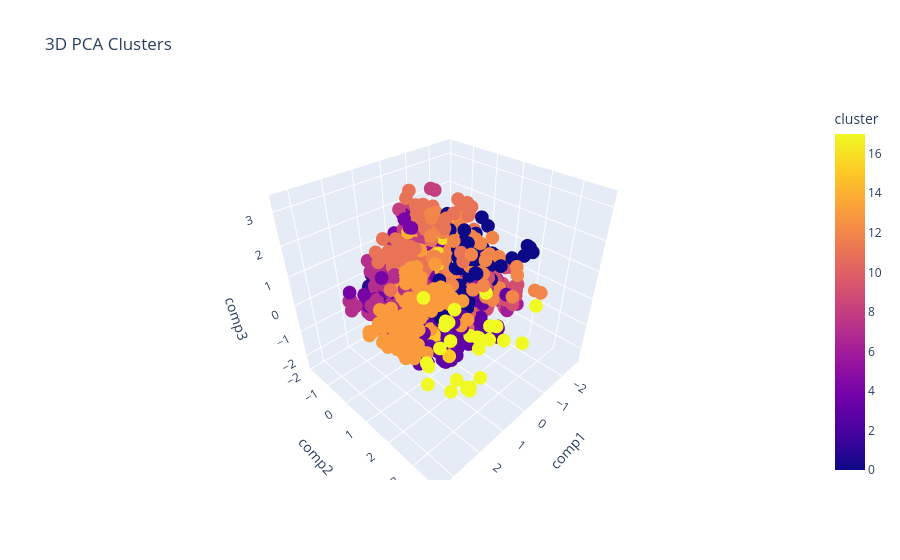

Write notebook code for a chart like this one.
### Code cell
# Final Clustering
km_final = KMeans(n_clusters=14, n_init=10, random_state=0)
clusters = km_final.fit_predict(reduced)
df_no_out['cluster']=clusters
df_no_out.to_excel("./aq.xlsx")

# Evaluation
print(f"Davies-Bouldin Score: {davies_bouldin_score(reduced, clusters):.3f}")
print(f"Calinski-Harabasz Score: {calinski_harabasz_score(reduced, clusters):.3f}")
print(f"Silhouette Score: {silhouette_score(reduced, clusters):.3f}")

# PCA for Visualization
pca = prince.PCA(n_components=3, n_iter=3, rescale_with_mean=True, rescale_with_std=True, engine='sklearn', random_state=42)
pca.fit(pd.DataFrame(reduced))
df_pca = pca.transform(pd.DataFrame(reduced))
df_pca.columns = ["comp1", "comp2", "comp3"]
df_pca["cluster"] = clusters

fig = px.scatter_3d(df_pca, x='comp1', y='comp2', z='comp3', color='cluster', title='3D PCA Clusters')
fig.show()

### Figure 1 — Plotly figure (JSON) as saved in the notebook; plotly's stock layout.template omitted (floating-point values rounded to 4 significant figures; data arrays with more than 128 entries replaced by an {"elided": "..."} marker saying what was removed)
{"data": [{"hovertemplate": "comp1=%{x}<br>comp2=%{y}<br>comp3=%{z}<br>cluster=%{marker.color}<extra></extra>", "legendgroup": "", "marker": {"color": {"elided": "2182 int values"}, "coloraxis": "coloraxis", "symbol": "circle"}, "mode": "markers", "name": "", "scene": "scene", "showlegend": false, "type": "scatter3d", "x": {"elided": "2182 float values"}, "y": {"elided": "2182 float values"}, "z": {"elided": "2182 float values"}}], "layout": {"coloraxis": {"colorbar": {"title": {"text": "cluster"}}, "colorscale": [[0, "#0d0887"], [0.1111, "#46039f"], [0.2222, "#7201a8"], [0.3333, "#9c179e"], [0.4444, "#bd3786"], [0.5556, "#d8576b"], [0.6667, "#ed7953"], [0.7778, "#fb9f3a"], [0.8889, "#fdca26"], [1, "#f0f921"]]}, "legend": {"tracegroupgap": 0}, "scene": {"domain": {"x": [0, 1], "y": [0, 1]}, "xaxis": {"title": {"text": "comp1"}}, "yaxis": {"title": {"text": "comp2"}}, "zaxis": {"title": {"text": "comp3"}}}, "title": {"text": "3D PCA Clusters"}}}
